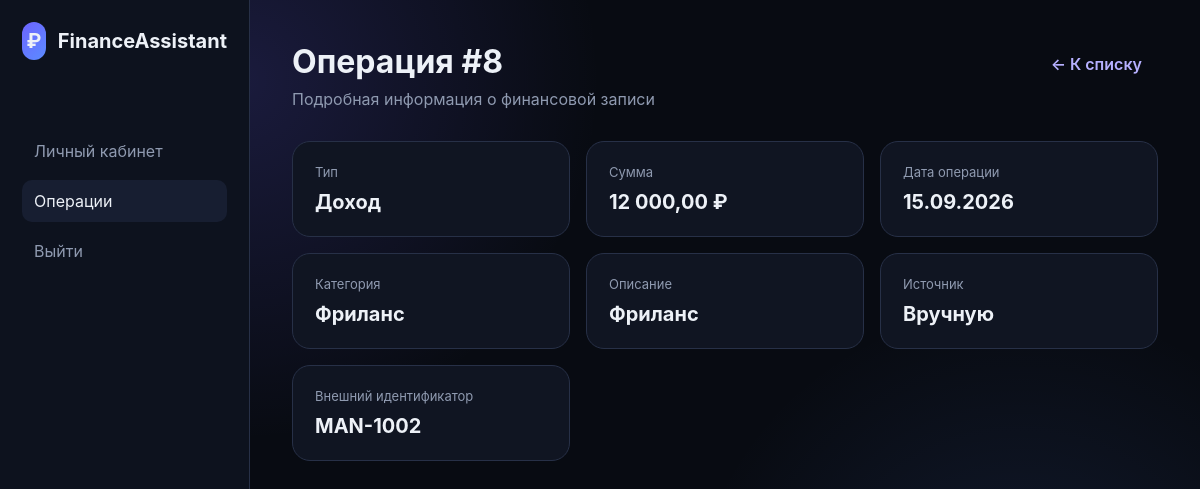
The app's page /frontend/transaction.php?id=8 (signed in) with its own data.
### tables this page shows
CREATE TABLE transactions (
    id BIGINT UNSIGNED AUTO_INCREMENT PRIMARY KEY,
    user_id BIGINT UNSIGNED NOT NULL,
    category_id BIGINT UNSIGNED NOT NULL,
    import_batch_id BIGINT UNSIGNED NULL,
    type ENUM('income', 'expense') NOT NULL,
    amount DECIMAL(14,2) UNSIGNED NOT NULL,
    transaction_date DATE NOT NULL,
    description VARCHAR(255) NULL,
    external_id VARCHAR(100) NULL,
    source ENUM('manual', 'csv') NOT NULL DEFAULT 'manual',
    created_at TIMESTAMP NOT NULL DEFAULT CURRENT_TIMESTAMP,
    CONSTRAINT fk_transactions_user
        FOREIGN KEY (user_id) REFERENCES users(id)
        ON DELETE CASCADE
        ON UPDATE CASCADE,
    CONSTRAINT fk_transactions_category
        FOREIGN KEY (category_id) REFERENCES categories(id)
        ON DELETE RESTRICT
        ON UPDATE CASCADE,
    CONSTRAINT fk_transactions_import_batch
        FOREIGN KEY (import_batch_id) REFERENCES import_batches(id)
        ON DELETE SET NULL
        ON UPDATE CASCADE,
    CONSTRAINT chk_transactions_amount CHECK (amount > 0),
    INDEX idx_transactions_user_date (user_id, transaction_date),
    INDEX idx_transactions_category_date (category_id, transaction_date),
    INDEX idx_transactions_import_batch (import_batch_id),
    INDEX idx_transactions_external_id (external_id)
);

CREATE TABLE categories (
    id BIGINT UNSIGNED AUTO_INCREMENT PRIMARY KEY,
    user_id BIGINT UNSIGNED NULL,
    name VARCHAR(100) NOT NULL,
    type ENUM('income', 'expense') NOT NULL,
    color CHAR(7) NULL,
    icon VARCHAR(50) NULL,
    created_at TIMESTAMP NOT NULL DEFAULT CURRENT_TIMESTAMP,
    CONSTRAINT fk_categories_user
        FOREIGN KEY (user_id) REFERENCES users(id)
        ON DELETE CASCADE
        ON UPDATE CASCADE,
    CONSTRAINT uq_categories_user_name_type UNIQUE (user_id, name, type)
);

### backend/src/bootstrap.php (called while the page is built, shortened)
<?php
$config = require __DIR__ . '/../config.php';
function db(): PDO
{
    global $config;
    static $pdo = null;
    if ($pdo instanceof PDO) {
        return $pdo;
    }
    $dsn = sprintf(
        'mysql:host=%s;port=%s;dbname=%s;charset=%s',
        $config['host'],
        $config['port'],
        $config['database'],
        $config['charset']
    );
    $pdo = new PDO($dsn, $config['user'], $config['password'], [
        PDO::ATTR_ERRMODE => PDO::ERRMODE_EXCEPTION,
        PDO::ATTR_DEFAULT_FETCH_MODE => PDO::FETCH_ASSOC,
        PDO::ATTR_EMULATE_PREPARES => false,
    ]);
    return $pdo;
}
function e(string $value): string
{
    return htmlspecialchars($value, ENT_QUOTES | ENT_SUBSTITUTE, 'UTF-8');
}
function current_user(): ?array
{
    $id = $_SESSION['user_id'] ?? null;
    $stmt = db()->prepare('SELECT id, full_name, email, role, created_at FROM users WHERE id = :id LIMIT 1');
    $stmt->execute(['id' => (int)$id]);
    $user = $stmt->fetch() ?: null;
    return $user;
}
function require_auth(): array
{
    $user = current_user();
    return $user;
}

### frontend/transaction.php (the view, shortened to what this page needs)
<?php
require __DIR__ . '/../backend/src/bootstrap.php';
$user = require_auth();
$id = filter_input(INPUT_GET, 'id', FILTER_VALIDATE_INT);
$isAdmin = ($user['role'] ?? 'user') === 'admin';
$stmt = db()->prepare('SELECT t.id, t.user_id, t.type, t.amount, t.transaction_date, t.description, t.source, t.external_id, t.created_at,
    c.name AS category, u.full_name AS owner_name, u.email AS owner_email
    FROM transactions t JOIN categories c ON c.id = t.category_id JOIN users u ON u.id = t.user_id
    WHERE t.id = :id AND (t.user_id = :user_id OR :is_admin = 1) LIMIT 1');
$stmt->execute(['id' => $id, 'user_id' => (int)$user['id'], 'is_admin' => $isAdmin ? 1 : 0]);
$transaction = $stmt->fetch();
?>
<!doctype html><html lang="ru"><head><link rel="stylesheet" href="auth.css"></head>
<body><div class="dashboard"><aside class="sidebar"><div class="logo"><div class="logo-mark">₽</div>FinanceAssistant</div><nav><a href="dashboard.php">Личный кабинет</a><a class="active" href="transactions.php">Операции</a><?php if ($isAdmin): ?><a href="admin-transactions.php">Администрирование</a><?php endif; ?><a href="logout.php">Выйти</a></nav></aside><main class="main">
<div class="topbar"><div><h1>Операция #<?= (int)$transaction['id'] ?></h1><p>Подробная информация о финансовой записи</p></div><a class="action-link" href="<?= $isAdmin ? 'admin-transactions.php' : 'transactions.php' ?>">← К списку</a></div>
<section class="detail-grid"><article class="stat"><div class="label">Тип</div><div class="value"><?= $transaction['type'] === 'income' ? 'Доход' : 'Расход' ?></div></article><article class="stat"><div class="label">Сумма</div><div class="value"><?= e(number_format((float)$transaction['amount'], 2, ',', ' ')) ?> ₽</div></article><article class="stat"><div class="label">Дата операции</div><div class="value"><?= e(date('d.m.Y', strtotime($transaction['transaction_date']))) ?></div></article><article class="stat"><div class="label">Категория</div><div class="value"><?= e($transaction['category']) ?></div></article><article class="stat"><div class="label">Описание</div><div class="value"><?= e($transaction['description'] ?: '—') ?></div></article><article class="stat"><div class="label">Источник</div><div class="value"><?= $transaction['source'] === 'csv' ? 'Импорт CSV' : 'Вручную' ?></div></article>
<?php if ($transaction['external_id']): ?><article class="stat"><div class="label">Внешний идентификатор</div><div class="value"><?= e($transaction['external_id']) ?></div></article><?php endif; ?></section></main></div></body></html>

### frontend/auth.css (style rules this page uses)
:root { --bg: #080b12; --panel: #101522; --panel-2: #151b2a; --line: #273047; --text: #edf1f7; --muted: #8f9ab0; --accent: #6d63ff; --accent-2: #5b8cff; --success: #38cf88; --danger: #ff5e70; --shadow: 0 24px 70px rgba(0,0,0,.38); }
* { box-sizing: border-box; }
body { margin: 0; min-height: 100vh; font-family: Inter, Segoe UI, Arial, sans-serif; color: var(--text); background: radial-gradient(circle at 20% 10%, rgba(109,99,255,.18), transparent 30%), radial-gradient(circle at 85% 80%, rgba(91,140,255,.12), transparent 28%), var(--bg); }
a { color: inherit; }
.logo { display:flex; align-items:center; gap:12px; font-weight:700; font-size:20px; margin-bottom: 70px; }
.logo-mark { width:38px; height:38px; display:grid; place-items:center; border-radius:12px; background:linear-gradient(135deg,var(--accent),var(--accent-2)); }
.dashboard { min-height:100vh; display:flex; }
.sidebar { width:250px; background:#0d121e; border-right:1px solid var(--line); padding:22px; }
.sidebar nav { display:grid; gap:8px; margin-top:34px; }
.sidebar nav a { text-decoration:none; padding:11px 12px; border-radius:10px; color:var(--muted); }
.sidebar nav a.active, .sidebar nav a:hover { background:#171e31; color:var(--text); }
.main { flex:1; padding:42px; }
.topbar { display:flex; justify-content:space-between; align-items:flex-start; gap:20px; margin-bottom:32px; }
.topbar h1 { margin:0 0 8px; }
.topbar p { margin:0; color:var(--muted); }
.stat { padding:22px; background:var(--panel); border:1px solid var(--line); border-radius:18px; }
.stat .label { color:var(--muted); font-size:13px; margin-bottom:10px; }
.stat .value { font-size:28px; font-weight:700; }
.action-link { display:inline-block; margin:12px 16px 0 0; color:#b6b0ff; text-decoration:none; font-weight:600; }
.detail-grid { display:grid; grid-template-columns:repeat(auto-fit,minmax(220px,1fr)); gap:16px; }
.detail-grid .stat .value { font-size:20px; overflow-wrap:anywhere; }

### records on screen
transactions: id "8", amount "12 000,00", transaction_date "15.09.2026", category.name "Фриланс", description "Фриланс", external "MAN-1002"
